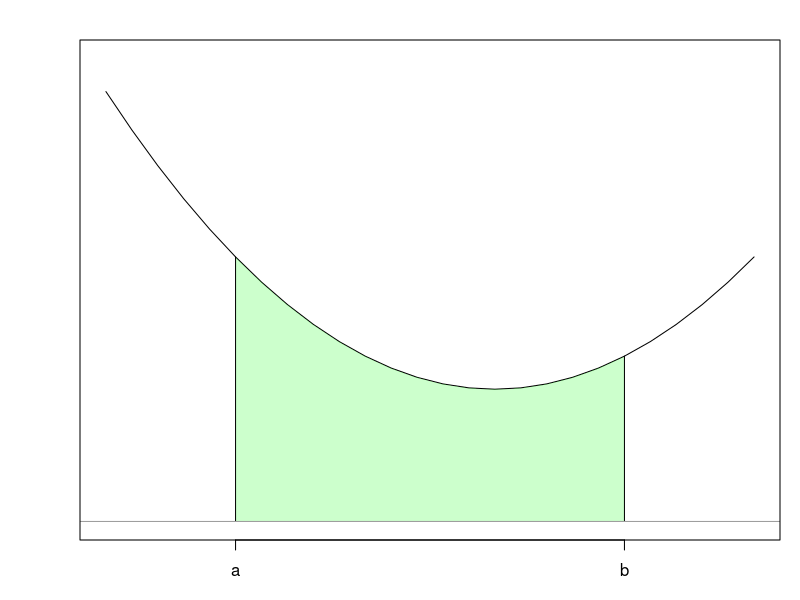
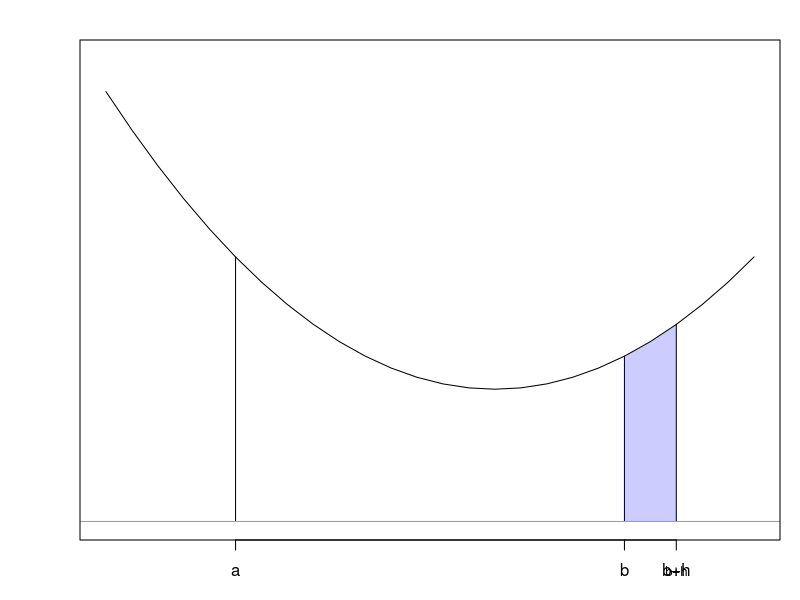
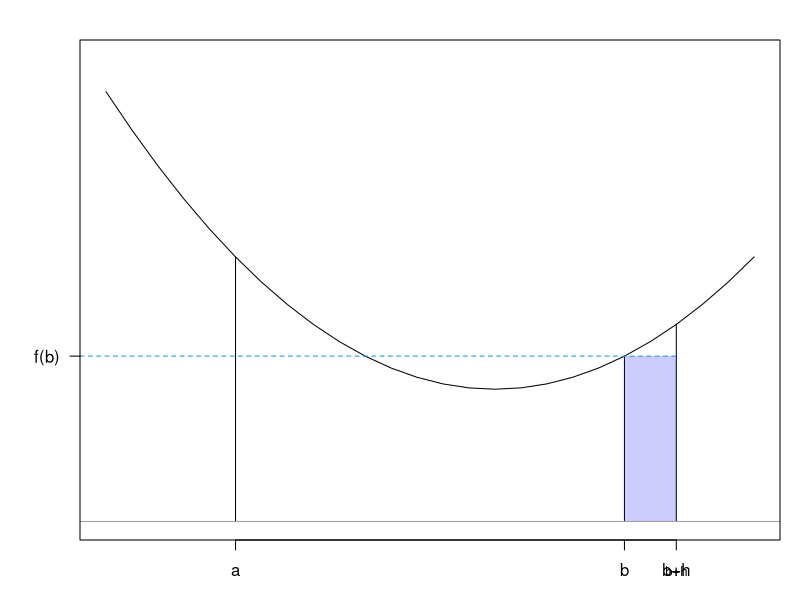
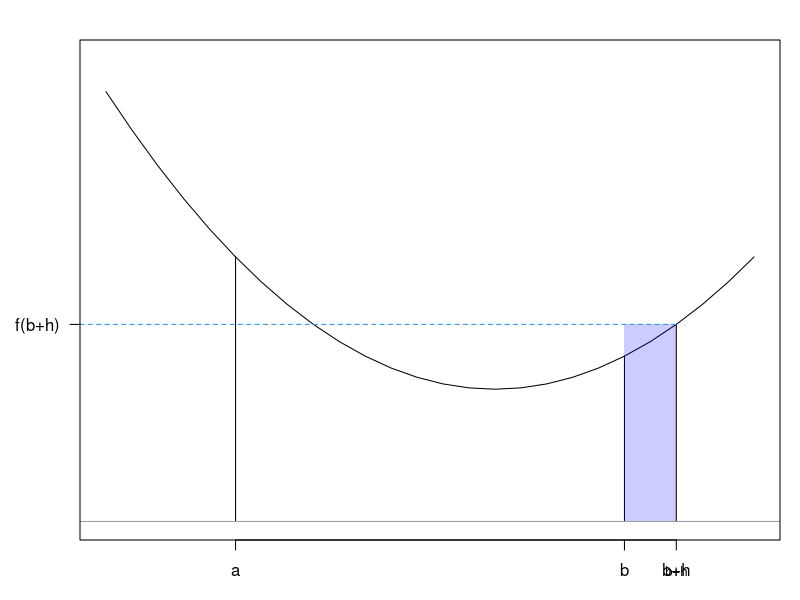

R code for these plots, in order:

x <- seq(-1.5, 1, by = 0.1)
f <- function(x){
  y <- x^2 + 1
  y
}
y <- f(x)

# Set-up
cairo_pdf("fig3_7.pdf", height = 4, width = 4)
par(mar = c(3, 4, 2, 1))
plot(y ~ x, type = "l", ylim = c(0, 3.5), axes = FALSE, xlab = "", ylab = "")
axis(1, at = c(-1, 0.5), labels = c("a", "b"))
segments(-1, 0, -1, f(-1))
segments(0.5, 0, 0.5, f(0.5))
x.vals <- seq(-1, 0.5, by = 0.01)
polygon(x = c(x.vals, rev(x.vals)), y = c(rep(0, length(x.vals)), f(rev(x.vals))), border = NA,
        col = rgb(0, 1, 0, alpha = 0.2))
abline(h = 0, col = 8)
box()
dev.off()

# S(b+h) - S(b)
cairo_pdf("fig3_8.pdf", height = 4, width = 4)
par(mar = c(3, 4, 2, 1))
plot(y ~ x, type = "l", ylim = c(0, 3.5), axes = FALSE, xlab = "", ylab = "")
axis(1, at = c(-1, 0.5, 0.7), labels = c("a", "b", "b+h"))
mtext("b+h", side = 1, line = 1, at = 0.7, cex = 0.8)
segments(-1, 0, -1, f(-1))
segments(0.5, 0, 0.5, f(0.5))
segments(0.7, 0, 0.7, f(0.7))
x.vals <- seq(0.5, 0.7, by = 0.01)
polygon(x = c(x.vals, rev(x.vals)), y = c(rep(0, length(x.vals)), f(rev(x.vals))), border = NA,
        col = rgb(0, 0, 1, alpha = 0.2))
abline(h = 0, col = 8)
box()
dev.off()

# S(b+h) - S(b) > h * f(b)
cairo_pdf("fig3_9.pdf", height = 4, width = 4)
par(mar = c(3, 4, 2, 1))
plot(y ~ x, type = "l", ylim = c(0, 3.5), axes = FALSE, xlab = "", ylab = "")
axis(1, at = c(-1, 0.5, 0.7), labels = c("a", "b", "b+h"))
mtext("b+h", side = 1, line = 1, at = 0.7, cex = 0.8)
axis(2, at = c(f(0.5)), labels = c("f(b)"), las = 2)
segments(-1, 0, -1, f(-1))
segments(0.5, 0, 0.5, f(0.5))
segments(0.7, 0, 0.7, f(0.7))
polygon(x = c(0.5, 0.7, 0.7, 0.5), y = c(0, 0, f(0.5), f(0.5)), border = NA,
        col = rgb(0, 0, 1, alpha = 0.2))
segments(-1.6, f(0.5), 0.7, f(0.5), col = 4, lty = 2)
abline(h = 0, col = 8)
box()
dev.off()

# S(b+h) - S(b) < h * f(b+h)
cairo_pdf("fig3_10.pdf", height = 4, width = 4)
par(mar = c(3, 4, 2, 1))
plot(y ~ x, type = "l", ylim = c(0, 3.5), axes = FALSE, xlab = "", ylab = "")
axis(1, at = c(-1, 0.5, 0.7), labels = c("a", "b", "b+h"))
mtext("b+h", side = 1, line = 1, at = 0.7, cex = 0.8)
axis(2, at = c(f(0.7)), labels = c("f(b+h)"), las = 2)
segments(-1, 0, -1, f(-1))
segments(0.5, 0, 0.5, f(0.5))
segments(0.7, 0, 0.7, f(0.7))
polygon(x = c(0.5, 0.7, 0.7, 0.5), y = c(0, 0, f(0.7), f(0.7)), border = NA,
        col = rgb(0, 0, 1, alpha = 0.2))
segments(-1.6, f(0.7), 0.7, f(0.7), col = 4, lty = 2)
abline(h = 0, col = 8)
box()
dev.off()



